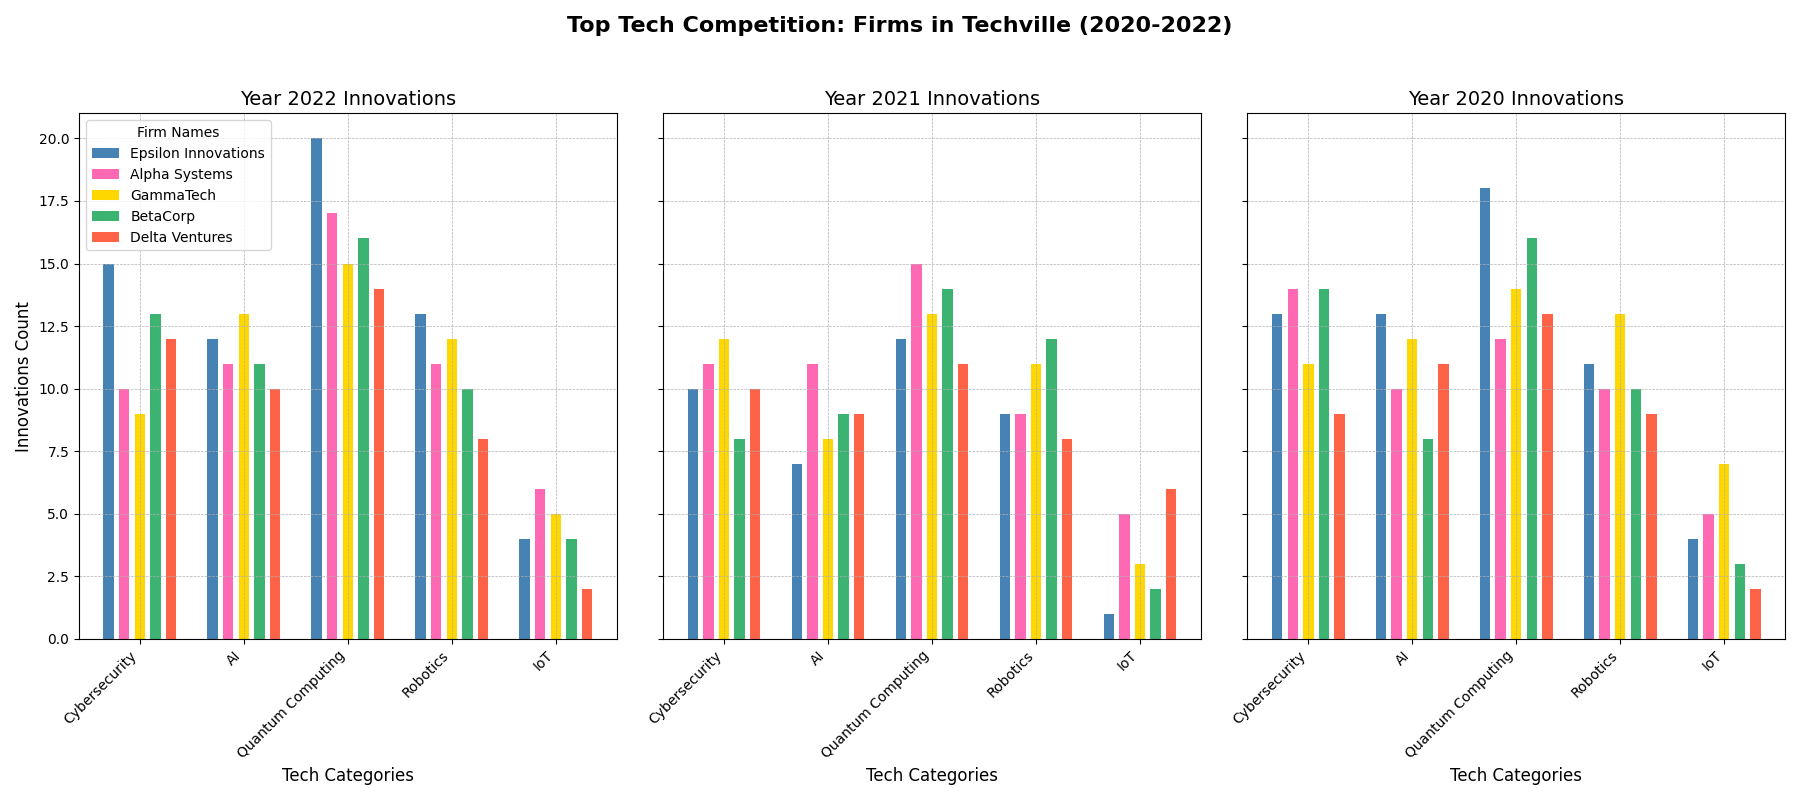

This figure's Python source:
import matplotlib.pyplot as plt
import numpy as np

companies = ['Epsilon Innovations', 'Alpha Systems', 'GammaTech', 'BetaCorp', 'Delta Ventures']
years = ['2022', '2021', '2020']
categories = ['Cybersecurity', 'AI', 'Quantum Computing', 'Robotics', 'IoT']

innovations = np.array([
    [10, 7, 12, 9, 1],    
    [11, 11, 15, 9, 5],     
    [12, 8, 13, 11, 3],     
    [8, 9, 14, 12, 2],    
    [10, 9, 11, 8, 6],     
    [13, 13, 18, 11, 4],   
    [14, 10, 12, 10, 5],    
    [11, 12, 14, 13, 7],   
    [14, 8, 16, 10, 3],    
    [9, 11, 13, 9, 2],     
    [15, 12, 20, 13, 4],   
    [10, 11, 17, 11, 6],   
    [9, 13, 15, 12, 5],   
    [13, 11, 16, 10, 4],   
    [12, 10, 14, 8, 2]  
])

fig, axes = plt.subplots(1, 3, figsize=(18, 8), sharey=True)

# Manually shuffled colors.
colors = ['#4682B4', '#FF69B4', '#FFD700', '#3CB371', '#FF6347']
year_indices = [2, 0, 1]

for i, ax in enumerate(axes):
    year_data = innovations[year_indices[i] * len(companies):(year_indices[i] + 1) * len(companies)]
    x = np.arange(len(categories))
    
    for j in range(len(companies)):
        ax.bar(x + j * 0.15, year_data[j], width=0.1, color=colors[j], align='center', label=companies[j] if i == 0 else "")
    
    ax.set_title(f"Year {years[i]} Innovations", fontsize=14)
    ax.set_xlabel("Tech Categories", fontsize=12)
    ax.set_xticks(x + 0.3)
    ax.set_xticklabels(categories, rotation=45, ha='right')
    ax.grid(True, linestyle='--', linewidth=0.5)

axes[0].set_ylabel("Innovations Count", fontsize=12)
axes[0].legend(loc='upper left', fontsize=10, title='Firm Names')

fig.suptitle("Top Tech Competition: Firms in Techville (2020-2022)", fontsize=16, fontweight='bold')

plt.tight_layout(rect=[0, 0, 1, 0.95])
plt.show()
